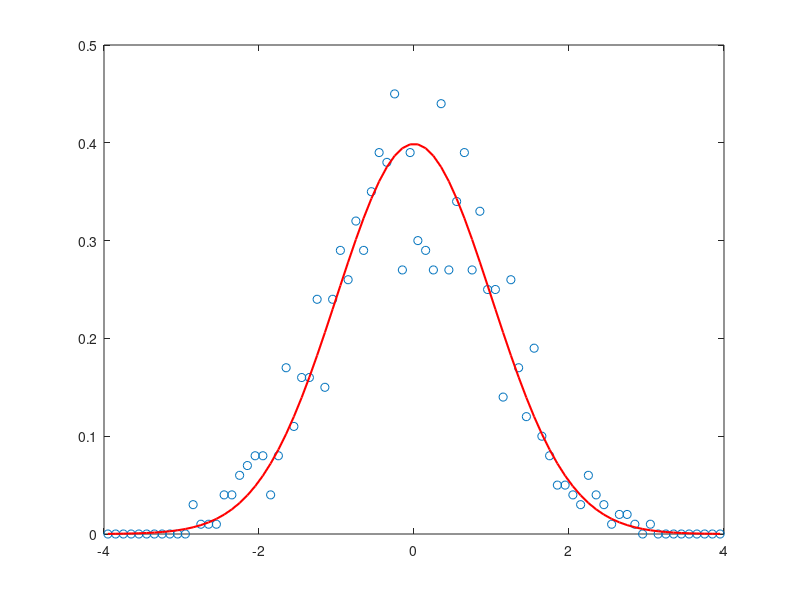

Write the MATLAB code that produced this figure.
sigma=1; mu=0;
% Normal function
f=@(x) exp(-(x-mu).^2/(2*sigma^2))/sqrt((2*pi)*sigma);
a=-4; b=4;
h=0.1; N=(b-a)/h+1;
x=a+h/2:h:b-h/2;

% y is our discretized cumulative distribution function
y=zeros(1,N);
y(1)=f(x(1));

for n=2:N
    y(n)=y(n-1)+h*f(x(n-1)); 
end


M=1000; bin=zeros(1,N-1);

for k=1:M
   z=rand;
%    binary search is a better algo here for greater and lower bound but
%    just use a direct loop here...
    for m=1:N-1
        if(y(m+1)>=z && y(m)<=z)
            bin(m)=bin(m)+1;
            break;
        end
    end
end

PDF=bin/(M*h);
plot(x,PDF,'o')
hold on
plot(x, f(x), 'r', 'linewidth', 1.5);
hold off


